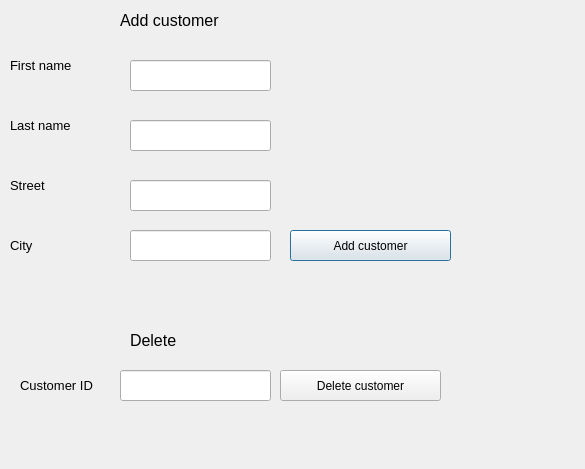
<?xml version="1.0" encoding="UTF-8"?>
<ui version="4.0">
 <class>addcustomermenu</class>
 <widget class="QDialog" name="addcustomermenu">
  <property name="geometry">
   <rect>
    <x>0</x>
    <y>0</y>
    <width>585</width>
    <height>469</height>
   </rect>
  </property>
  <property name="windowTitle">
   <string>Dialog</string>
  </property>
  <widget class="QLabel" name="label">
   <property name="geometry">
    <rect>
     <x>10</x>
     <y>50</y>
     <width>111</width>
     <height>31</height>
    </rect>
   </property>
   <property name="font">
    <font>
     <pointsize>10</pointsize>
    </font>
   </property>
   <property name="text">
    <string>First name</string>
   </property>
  </widget>
  <widget class="QLineEdit" name="textFirstName">
   <property name="geometry">
    <rect>
     <x>130</x>
     <y>60</y>
     <width>141</width>
     <height>31</height>
    </rect>
   </property>
  </widget>
  <widget class="QLineEdit" name="textLastName">
   <property name="geometry">
    <rect>
     <x>130</x>
     <y>120</y>
     <width>141</width>
     <height>31</height>
    </rect>
   </property>
  </widget>
  <widget class="QLabel" name="label_2">
   <property name="geometry">
    <rect>
     <x>10</x>
     <y>110</y>
     <width>111</width>
     <height>31</height>
    </rect>
   </property>
   <property name="font">
    <font>
     <pointsize>10</pointsize>
    </font>
   </property>
   <property name="text">
    <string>Last name</string>
   </property>
  </widget>
  <widget class="QLineEdit" name="textStreetAddress">
   <property name="geometry">
    <rect>
     <x>130</x>
     <y>180</y>
     <width>141</width>
     <height>31</height>
    </rect>
   </property>
  </widget>
  <widget class="QLabel" name="label_3">
   <property name="geometry">
    <rect>
     <x>10</x>
     <y>170</y>
     <width>111</width>
     <height>31</height>
    </rect>
   </property>
   <property name="font">
    <font>
     <pointsize>10</pointsize>
    </font>
   </property>
   <property name="text">
    <string>Street</string>
   </property>
  </widget>
  <widget class="QLineEdit" name="textCity">
   <property name="geometry">
    <rect>
     <x>130</x>
     <y>230</y>
     <width>141</width>
     <height>31</height>
    </rect>
   </property>
  </widget>
  <widget class="QLabel" name="label_4">
   <property name="geometry">
    <rect>
     <x>10</x>
     <y>230</y>
     <width>111</width>
     <height>31</height>
    </rect>
   </property>
   <property name="font">
    <font>
     <pointsize>10</pointsize>
    </font>
   </property>
   <property name="text">
    <string>City</string>
   </property>
  </widget>
  <widget class="QPushButton" name="btnSendCustomerData">
   <property name="geometry">
    <rect>
     <x>290</x>
     <y>230</y>
     <width>161</width>
     <height>31</height>
    </rect>
   </property>
   <property name="text">
    <string>Add customer</string>
   </property>
  </widget>
  <widget class="QLabel" name="labelInfo">
   <property name="geometry">
    <rect>
     <x>280</x>
     <y>310</y>
     <width>191</width>
     <height>31</height>
    </rect>
   </property>
   <property name="font">
    <font>
     <pointsize>12</pointsize>
    </font>
   </property>
   <property name="text">
    <string/>
   </property>
  </widget>
  <widget class="QLabel" name="hint1">
   <property name="geometry">
    <rect>
     <x>120</x>
     <y>0</y>
     <width>171</width>
     <height>41</height>
    </rect>
   </property>
   <property name="font">
    <font>
     <pointsize>12</pointsize>
    </font>
   </property>
   <property name="text">
    <string>Add customer</string>
   </property>
  </widget>
  <widget class="QLabel" name="hint2">
   <property name="geometry">
    <rect>
     <x>130</x>
     <y>320</y>
     <width>141</width>
     <height>41</height>
    </rect>
   </property>
   <property name="font">
    <font>
     <pointsize>12</pointsize>
    </font>
   </property>
   <property name="text">
    <string>Delete</string>
   </property>
  </widget>
  <widget class="QLabel" name="label_7">
   <property name="geometry">
    <rect>
     <x>20</x>
     <y>370</y>
     <width>131</width>
     <height>31</height>
    </rect>
   </property>
   <property name="font">
    <font>
     <pointsize>10</pointsize>
    </font>
   </property>
   <property name="text">
    <string>Customer ID</string>
   </property>
  </widget>
  <widget class="QLineEdit" name="textCustomerId">
   <property name="geometry">
    <rect>
     <x>120</x>
     <y>370</y>
     <width>151</width>
     <height>31</height>
    </rect>
   </property>
  </widget>
  <widget class="QPushButton" name="btnSendDeleteCustomer">
   <property name="geometry">
    <rect>
     <x>280</x>
     <y>370</y>
     <width>161</width>
     <height>31</height>
    </rect>
   </property>
   <property name="text">
    <string>Delete customer</string>
   </property>
  </widget>
 </widget>
 <resources/>
 <connections/>
</ui>
